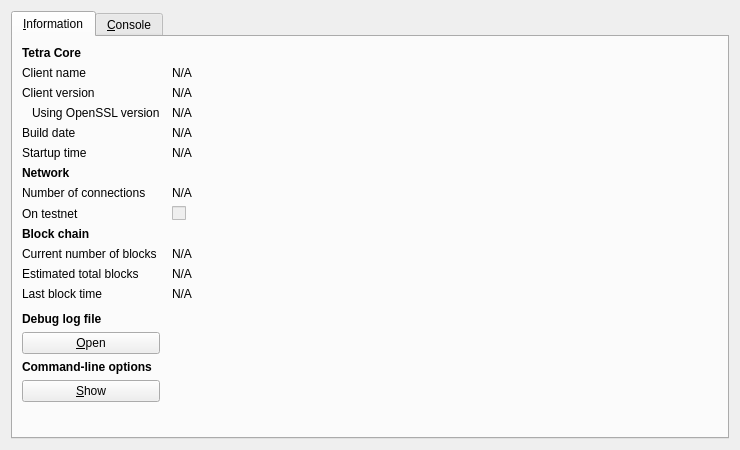
<?xml version="1.0" encoding="UTF-8"?>
<ui version="4.0">
 <class>RPCConsole</class>
 <widget class="QDialog" name="RPCConsole">
  <property name="geometry">
   <rect>
    <x>0</x>
    <y>0</y>
    <width>740</width>
    <height>450</height>
   </rect>
  </property>
  <property name="windowTitle">
   <string>Tetra - Debug window</string>
  </property>
  <layout class="QVBoxLayout" name="verticalLayout_2">
   <item>
    <widget class="QTabWidget" name="tabWidget">
     <property name="currentIndex">
      <number>0</number>
     </property>
     <widget class="QWidget" name="tab_info">
      <attribute name="title">
       <string>&amp;Information</string>
      </attribute>
      <layout class="QGridLayout" name="gridLayout" columnstretch="0,1">
       <property name="horizontalSpacing">
        <number>12</number>
       </property>
       <item row="0" column="0">
        <widget class="QLabel" name="label_9">
         <property name="font">
          <font>
           <weight>75</weight>
           <bold>true</bold>
          </font>
         </property>
         <property name="text">
          <string>Tetra Core</string>
         </property>
        </widget>
       </item>
       <item row="1" column="0">
        <widget class="QLabel" name="label_5">
         <property name="text">
          <string>Client name</string>
         </property>
        </widget>
       </item>
       <item row="1" column="1">
        <widget class="QLabel" name="clientName">
         <property name="cursor">
          <cursorShape>IBeamCursor</cursorShape>
         </property>
         <property name="text">
          <string>N/A</string>
         </property>
         <property name="textFormat">
          <enum>Qt::PlainText</enum>
         </property>
         <property name="textInteractionFlags">
          <set>Qt::LinksAccessibleByMouse|Qt::TextSelectableByKeyboard|Qt::TextSelectableByMouse</set>
         </property>
        </widget>
       </item>
       <item row="2" column="0">
        <widget class="QLabel" name="label_6">
         <property name="text">
          <string>Client version</string>
         </property>
        </widget>
       </item>
       <item row="2" column="1">
        <widget class="QLabel" name="clientVersion">
         <property name="cursor">
          <cursorShape>IBeamCursor</cursorShape>
         </property>
         <property name="text">
          <string>N/A</string>
         </property>
         <property name="textFormat">
          <enum>Qt::PlainText</enum>
         </property>
         <property name="textInteractionFlags">
          <set>Qt::LinksAccessibleByMouse|Qt::TextSelectableByKeyboard|Qt::TextSelectableByMouse</set>
         </property>
        </widget>
       </item>
       <item row="3" column="0">
        <widget class="QLabel" name="label_14">
         <property name="text">
          <string>Using OpenSSL version</string>
         </property>
         <property name="indent">
          <number>10</number>
         </property>
        </widget>
       </item>
       <item row="3" column="1">
        <widget class="QLabel" name="openSSLVersion">
         <property name="cursor">
          <cursorShape>IBeamCursor</cursorShape>
         </property>
         <property name="text">
          <string>N/A</string>
         </property>
         <property name="textFormat">
          <enum>Qt::PlainText</enum>
         </property>
         <property name="textInteractionFlags">
          <set>Qt::LinksAccessibleByMouse|Qt::TextSelectableByKeyboard|Qt::TextSelectableByMouse</set>
         </property>
        </widget>
       </item>
       <item row="4" column="0">
        <widget class="QLabel" name="label_12">
         <property name="text">
          <string>Build date</string>
         </property>
        </widget>
       </item>
       <item row="4" column="1">
        <widget class="QLabel" name="buildDate">
         <property name="cursor">
          <cursorShape>IBeamCursor</cursorShape>
         </property>
         <property name="text">
          <string>N/A</string>
         </property>
         <property name="textFormat">
          <enum>Qt::PlainText</enum>
         </property>
         <property name="textInteractionFlags">
          <set>Qt::LinksAccessibleByMouse|Qt::TextSelectableByKeyboard|Qt::TextSelectableByMouse</set>
         </property>
        </widget>
       </item>
       <item row="5" column="0">
        <widget class="QLabel" name="label_13">
         <property name="text">
          <string>Startup time</string>
         </property>
        </widget>
       </item>
       <item row="5" column="1">
        <widget class="QLabel" name="startupTime">
         <property name="cursor">
          <cursorShape>IBeamCursor</cursorShape>
         </property>
         <property name="text">
          <string>N/A</string>
         </property>
         <property name="textFormat">
          <enum>Qt::PlainText</enum>
         </property>
         <property name="textInteractionFlags">
          <set>Qt::LinksAccessibleByMouse|Qt::TextSelectableByKeyboard|Qt::TextSelectableByMouse</set>
         </property>
        </widget>
       </item>
       <item row="6" column="0">
        <widget class="QLabel" name="label_11">
         <property name="font">
          <font>
           <weight>75</weight>
           <bold>true</bold>
          </font>
         </property>
         <property name="text">
          <string>Network</string>
         </property>
        </widget>
       </item>
       <item row="7" column="0">
        <widget class="QLabel" name="label_7">
         <property name="text">
          <string>Number of connections</string>
         </property>
        </widget>
       </item>
       <item row="7" column="1">
        <widget class="QLabel" name="numberOfConnections">
         <property name="cursor">
          <cursorShape>IBeamCursor</cursorShape>
         </property>
         <property name="text">
          <string>N/A</string>
         </property>
         <property name="textFormat">
          <enum>Qt::PlainText</enum>
         </property>
         <property name="textInteractionFlags">
          <set>Qt::LinksAccessibleByMouse|Qt::TextSelectableByKeyboard|Qt::TextSelectableByMouse</set>
         </property>
        </widget>
       </item>
       <item row="8" column="0">
        <widget class="QLabel" name="label_8">
         <property name="text">
          <string>On testnet</string>
         </property>
        </widget>
       </item>
       <item row="8" column="1">
        <widget class="QCheckBox" name="isTestNet">
         <property name="enabled">
          <bool>false</bool>
         </property>
         <property name="text">
          <string/>
         </property>
        </widget>
       </item>
       <item row="9" column="0">
        <widget class="QLabel" name="label_10">
         <property name="font">
          <font>
           <weight>75</weight>
           <bold>true</bold>
          </font>
         </property>
         <property name="text">
          <string>Block chain</string>
         </property>
        </widget>
       </item>
       <item row="10" column="0">
        <widget class="QLabel" name="label_3">
         <property name="text">
          <string>Current number of blocks</string>
         </property>
        </widget>
       </item>
       <item row="10" column="1">
        <widget class="QLabel" name="numberOfBlocks">
         <property name="cursor">
          <cursorShape>IBeamCursor</cursorShape>
         </property>
         <property name="text">
          <string>N/A</string>
         </property>
         <property name="textFormat">
          <enum>Qt::PlainText</enum>
         </property>
         <property name="textInteractionFlags">
          <set>Qt::LinksAccessibleByMouse|Qt::TextSelectableByKeyboard|Qt::TextSelectableByMouse</set>
         </property>
        </widget>
       </item>
       <item row="11" column="0">
        <widget class="QLabel" name="label_4">
         <property name="text">
          <string>Estimated total blocks</string>
         </property>
        </widget>
       </item>
       <item row="11" column="1">
        <widget class="QLabel" name="totalBlocks">
         <property name="cursor">
          <cursorShape>IBeamCursor</cursorShape>
         </property>
         <property name="text">
          <string>N/A</string>
         </property>
         <property name="textFormat">
          <enum>Qt::PlainText</enum>
         </property>
         <property name="textInteractionFlags">
          <set>Qt::LinksAccessibleByMouse|Qt::TextSelectableByKeyboard|Qt::TextSelectableByMouse</set>
         </property>
        </widget>
       </item>
       <item row="12" column="0">
        <widget class="QLabel" name="label_2">
         <property name="text">
          <string>Last block time</string>
         </property>
        </widget>
       </item>
       <item row="12" column="1">
        <widget class="QLabel" name="lastBlockTime">
         <property name="cursor">
          <cursorShape>IBeamCursor</cursorShape>
         </property>
         <property name="text">
          <string>N/A</string>
         </property>
         <property name="textFormat">
          <enum>Qt::PlainText</enum>
         </property>
         <property name="textInteractionFlags">
          <set>Qt::LinksAccessibleByMouse|Qt::TextSelectableByKeyboard|Qt::TextSelectableByMouse</set>
         </property>
        </widget>
       </item>
       <item row="13" column="0">
        <spacer name="verticalSpacer_2">
         <property name="orientation">
          <enum>Qt::Vertical</enum>
         </property>
         <property name="sizeHint" stdset="0">
          <size>
           <width>20</width>
           <height>20</height>
          </size>
         </property>
        </spacer>
       </item>
       <item row="14" column="0">
        <widget class="QLabel" name="labelDebugLogfile">
         <property name="font">
          <font>
           <weight>75</weight>
           <bold>true</bold>
          </font>
         </property>
         <property name="text">
          <string>Debug log file</string>
         </property>
        </widget>
       </item>
       <item row="15" column="0">
        <widget class="QPushButton" name="openDebugLogfileButton">
         <property name="toolTip">
          <string>Open the Tetra debug log file from the current data directory. This can take a few seconds for large log files.</string>
         </property>
         <property name="text">
          <string>&amp;Open</string>
         </property>
         <property name="autoDefault">
          <bool>false</bool>
         </property>
        </widget>
       </item>
       <item row="16" column="0">
        <widget class="QLabel" name="labelCLOptions">
         <property name="font">
          <font>
           <weight>75</weight>
           <bold>true</bold>
          </font>
         </property>
         <property name="text">
          <string>Command-line options</string>
         </property>
        </widget>
       </item>
       <item row="17" column="0">
        <widget class="QPushButton" name="showCLOptionsButton">
         <property name="toolTip">
          <string>Show the Tetra-Qt help message to get a list with possible Tetra command-line options.</string>
         </property>
         <property name="text">
          <string>&amp;Show</string>
         </property>
         <property name="autoDefault">
          <bool>false</bool>
         </property>
        </widget>
       </item>
       <item row="18" column="0">
        <spacer name="verticalSpacer">
         <property name="orientation">
          <enum>Qt::Vertical</enum>
         </property>
         <property name="sizeHint" stdset="0">
          <size>
           <width>20</width>
           <height>40</height>
          </size>
         </property>
        </spacer>
       </item>
      </layout>
     </widget>
     <widget class="QWidget" name="tab_console">
      <attribute name="title">
       <string>&amp;Console</string>
      </attribute>
      <layout class="QVBoxLayout" name="verticalLayout_3">
       <property name="spacing">
        <number>3</number>
       </property>
       <item>
        <widget class="QTextEdit" name="messagesWidget">
         <property name="minimumSize">
          <size>
           <width>0</width>
           <height>100</height>
          </size>
         </property>
         <property name="readOnly">
          <bool>true</bool>
         </property>
         <property name="tabKeyNavigation" stdset="0">
          <bool>false</bool>
         </property>
         <property name="columnCount" stdset="0">
          <number>2</number>
         </property>
        </widget>
       </item>
       <item>
        <layout class="QHBoxLayout" name="horizontalLayout">
         <property name="spacing">
          <number>3</number>
         </property>
         <item>
          <widget class="QLabel" name="label">
           <property name="text">
            <string notr="true">&gt;</string>
           </property>
          </widget>
         </item>
         <item>
          <widget class="QLineEdit" name="lineEdit"/>
         </item>
         <item>
          <widget class="QPushButton" name="clearButton">
           <property name="maximumSize">
            <size>
             <width>24</width>
             <height>24</height>
            </size>
           </property>
           <property name="toolTip">
            <string>Clear console</string>
           </property>
           <property name="text">
            <string/>
           </property>
           <property name="icon">
            <iconset resource="../bitcoin.qrc">
             <normaloff>:/icons/remove</normaloff>:/icons/remove</iconset>
           </property>
           <property name="shortcut">
            <string notr="true">Ctrl+L</string>
           </property>
           <property name="autoDefault">
            <bool>false</bool>
           </property>
          </widget>
         </item>
        </layout>
       </item>
      </layout>
     </widget>
    </widget>
   </item>
  </layout>
 </widget>
 <resources>
  <include location="../bitcoin.qrc"/>
 </resources>
 <connections/>
</ui>
